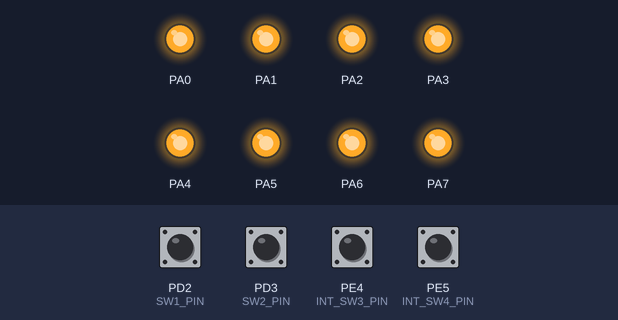
Simulated run of this program. Board: ATmega128, built with avr-gcc and emulated at 16 MHz (the files do not name the chip). Shown: output pins drawn as LEDs (lit = HIGH). Dashed ring = blinking. The test bench sets the inputs (shaded band); at power-on: PD2 (SW1_PIN), PD3 (SW2_PIN), PE4 (INT_SW3_PIN), PE5 (INT_SW4_PIN) HIGH.

Above: at 1.8 s.
1.9 s: PE4 (INT_SW3_PIN) pulled LOW for 0.6 s
At 3.05 s:
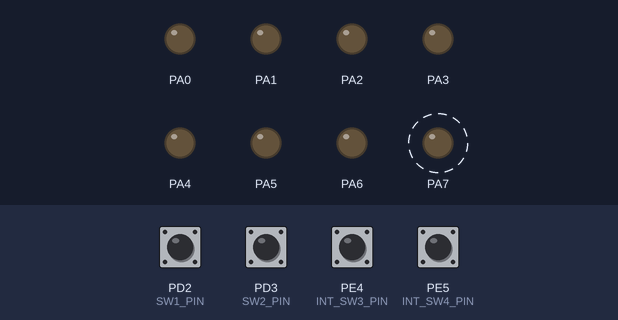
5.4 s: PD2 (SW1_PIN) pulled LOW for 0.6 s
At 5.9 s:
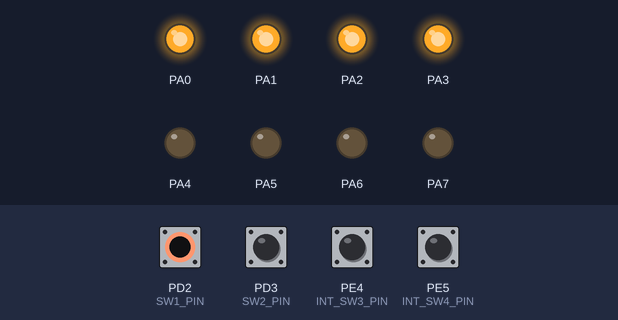
8.9 s: PD3 (SW2_PIN) pulled LOW for 0.6 s
At 9.25 s:
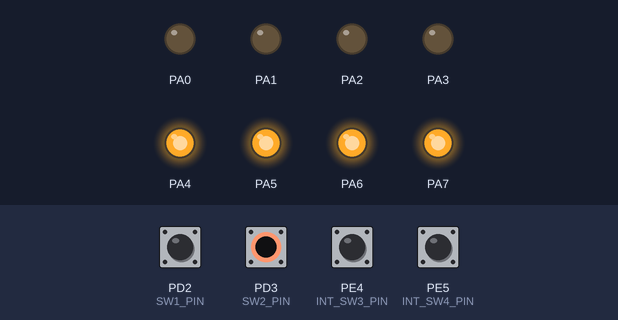
Timing chart, 0 to 18.4 s (numbered marks = the images above; inputs shaded):
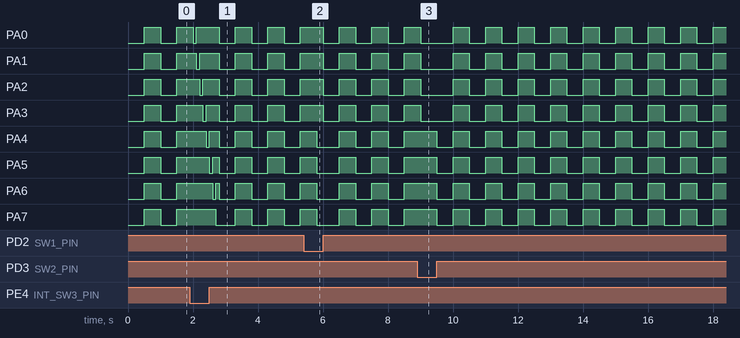

Measured:
- by itself, PA0–3: repeats every 1.0 s: HIGH 0.50 s, LOW 0.50 s
- by itself, PA4–7: alternates HIGH for 0.50 s and LOW for 0.50 s

The program:

main.c
```c
#ifndef F_CPU
#define F_CPU 16000000UL
#endif //반복문을 끝내는 코드

#include <avr/io.h>
#include <util/delay.h>
#include <avr/interrupt.h>

#define SW1_PIN     PD2  // SW1 (4~7 LED)
#define SW2_PIN     PD3  // SW2 (0~3 LED)

#define INT_SW3_PIN PE4  // INT3 -> INT4
#define INT_SW4_PIN PE5  // INT4 -> INT5

volatile unsigned char move_flag = 0; // 0: 없음, 1: 좌측이동, 2: 우측이동

void interruptInit(void)
{
	//스위치 핀 입력 설정 및 내부 풀업 저항 켜기
	DDRE &= ~((1 << INT_SW3_PIN) | (1 << INT_SW4_PIN));
	PORTE |= (1 << INT_SW3_PIN) | (1 << INT_SW4_PIN);
	//인터럽트 발생 조건 설정
	EICRB &= ~((1 << ISC40) | (1 << ISC50));
	EICRB |= (1 << ISC41) | (1 << ISC51);
	//INT4, INT5 외부 인터럽트
	EIMSK |= (1 << INT4) | (1 << INT5);
}

ISR(INT4_vect)
{
	move_flag = 1; // INT3 발생 시 좌측 이동
}

ISR(INT5_vect)
{
	move_flag = 2; // INT4 발생 시 우측 이동
}

int main(void)
{
	int i = 0;

	// 1. PORTA 전체 LED 출력 설정
	DDRA = 0xFF;
	PORTA = 0xFF; // Active Low (모두 꺼짐)

	// 2. PORTD 스위치 핀 설정
	DDRD &= ~((1 << SW1_PIN) | (1 << SW2_PIN));
	PORTD |= (1 << SW1_PIN) | (1 << SW2_PIN);

	// 3. 인터럽트 초기화
	interruptInit();
	sei();

	while (1)
	{
		// 1) 인터럽트 발생 시 LED 이동 (인터럽트 1)
		if (move_flag == 1) // INT3 (좌측 이동: 0 -> 7)
		{
			for (i = 0; i < 8; i++)
			{
				PORTA = ~(1 << i);
				_delay_ms(100);
			}
			PORTA = 0xFF;
			move_flag = 0;
		}
		else if (move_flag == 2) // INT4 (우측 이동: 7 -> 0)
		{
			for (i = 7; i >= 0; i--)
			{
				PORTA = ~(1 << i);
				_delay_ms(100);
			}
			PORTA = 0xFF;
			move_flag = 0;
		}
		// 2) 일반 스위치(SW1, SW2) 입력 처리 (인터럽트 2)
		else if (!(PIND & (1 << SW1_PIN)) && !(PIND & (1 << SW2_PIN)))
		{
			// SW1, SW2 둘 다 눌리면 모두 켜기
			PORTA = 0x00;
		}
		else if (!(PIND & (1 << SW1_PIN)))
		{
			// SW1 눌리면 4~7번 LED 켜기
			PORTA = 0x0F;
		}
		else if (!(PIND & (1 << SW2_PIN)))
		{
			// SW2 눌리면 0~3번 LED 켜기
			PORTA = 0xF0;
		}
		// 3) 평소: 0.5s 마다 모든 LED 깜빡이기
		else
		{
			PORTA = 0x00; // All ON
			_delay_ms(500);

			PORTA = 0xFF; // All OFF
			_delay_ms(500);
		}
	}

	return 0;
}
```
